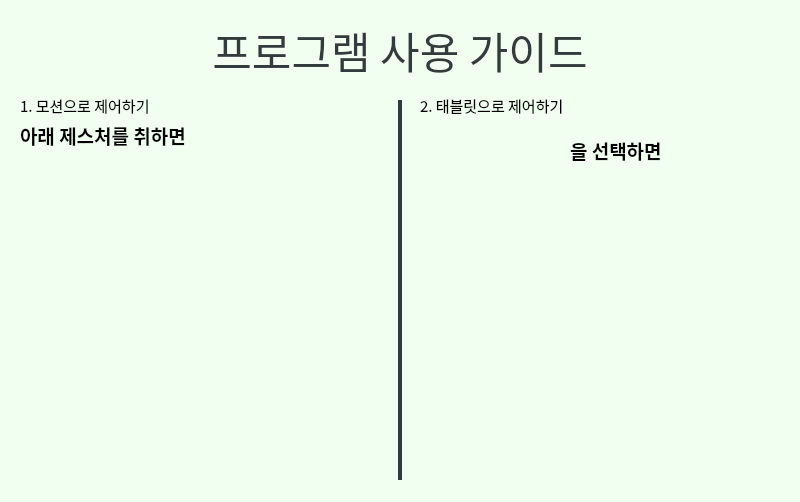
<?xml version="1.0" encoding="UTF-8"?>
<ui version="4.0">
 <class>Dialog</class>
 <widget class="QDialog" name="Dialog">
  <property name="geometry">
   <rect>
    <x>0</x>
    <y>0</y>
    <width>800</width>
    <height>502</height>
   </rect>
  </property>
  <property name="windowTitle">
   <string>프로그램 사용 가이드</string>
  </property>
  <property name="styleSheet">
   <string notr="true">background-color : rgb(240,255,240)</string>
  </property>
  <widget class="QLabel" name="label">
   <property name="geometry">
    <rect>
     <x>175</x>
     <y>20</y>
     <width>450</width>
     <height>60</height>
    </rect>
   </property>
   <property name="font">
    <font>
     <family>에스코어 드림 5 Medium</family>
     <pointsize>32</pointsize>
     <weight>50</weight>
     <bold>false</bold>
    </font>
   </property>
   <property name="layoutDirection">
    <enum>Qt::LeftToRight</enum>
   </property>
   <property name="styleSheet">
    <string notr="true">color : #323c3c</string>
   </property>
   <property name="text">
    <string>프로그램 사용 가이드</string>
   </property>
   <property name="scaledContents">
    <bool>false</bool>
   </property>
   <property name="alignment">
    <set>Qt::AlignCenter</set>
   </property>
  </widget>
  <widget class="Line" name="line">
   <property name="geometry">
    <rect>
     <x>390</x>
     <y>100</y>
     <width>20</width>
     <height>380</height>
    </rect>
   </property>
   <property name="styleSheet">
    <string notr="true">color : #323c3c</string>
   </property>
   <property name="frameShadow">
    <enum>QFrame::Plain</enum>
   </property>
   <property name="lineWidth">
    <number>4</number>
   </property>
   <property name="orientation">
    <enum>Qt::Vertical</enum>
   </property>
  </widget>
  <widget class="QLabel" name="label_2">
   <property name="geometry">
    <rect>
     <x>20</x>
     <y>90</y>
     <width>141</width>
     <height>31</height>
    </rect>
   </property>
   <property name="font">
    <font>
     <family>에스코어 드림 5 Medium</family>
     <pointsize>11</pointsize>
    </font>
   </property>
   <property name="text">
    <string>1. 모션으로 제어하기</string>
   </property>
  </widget>
  <widget class="QLabel" name="label_3">
   <property name="geometry">
    <rect>
     <x>420</x>
     <y>90</y>
     <width>151</width>
     <height>31</height>
    </rect>
   </property>
   <property name="font">
    <font>
     <family>에스코어 드림 5 Medium</family>
     <pointsize>11</pointsize>
    </font>
   </property>
   <property name="text">
    <string>2. 태블릿으로 제어하기</string>
   </property>
  </widget>
  <widget class="QLabel" name="label_4">
   <property name="geometry">
    <rect>
     <x>30</x>
     <y>180</y>
     <width>361</width>
     <height>271</height>
    </rect>
   </property>
   <property name="text">
    <string/>
   </property>
   <property name="pixmap">
    <pixmap>Image/guide.png</pixmap>
   </property>
   <property name="scaledContents">
    <bool>true</bool>
   </property>
  </widget>
  <widget class="QLabel" name="label_5">
   <property name="geometry">
    <rect>
     <x>420</x>
     <y>135</y>
     <width>141</width>
     <height>35</height>
    </rect>
   </property>
   <property name="text">
    <string/>
   </property>
   <property name="pixmap">
    <pixmap>Image/guide2.PNG</pixmap>
   </property>
  </widget>
  <widget class="QLabel" name="label_6">
   <property name="geometry">
    <rect>
     <x>570</x>
     <y>130</y>
     <width>211</width>
     <height>41</height>
    </rect>
   </property>
   <property name="font">
    <font>
     <family>에스코어 드림 6 Bold</family>
     <pointsize>14</pointsize>
     <weight>75</weight>
     <bold>true</bold>
    </font>
   </property>
   <property name="text">
    <string>을 선택하면</string>
   </property>
  </widget>
  <widget class="QLabel" name="label_7">
   <property name="geometry">
    <rect>
     <x>420</x>
     <y>210</y>
     <width>351</width>
     <height>241</height>
    </rect>
   </property>
   <property name="text">
    <string/>
   </property>
   <property name="pixmap">
    <pixmap>Image/guide_2.png</pixmap>
   </property>
   <property name="scaledContents">
    <bool>true</bool>
   </property>
  </widget>
  <widget class="QLabel" name="label_8">
   <property name="geometry">
    <rect>
     <x>20</x>
     <y>120</y>
     <width>211</width>
     <height>31</height>
    </rect>
   </property>
   <property name="font">
    <font>
     <family>에스코어 드림 6 Bold</family>
     <pointsize>14</pointsize>
     <weight>75</weight>
     <bold>true</bold>
    </font>
   </property>
   <property name="text">
    <string>아래 제스처를 취하면</string>
   </property>
  </widget>
 </widget>
 <resources/>
 <connections/>
</ui>
